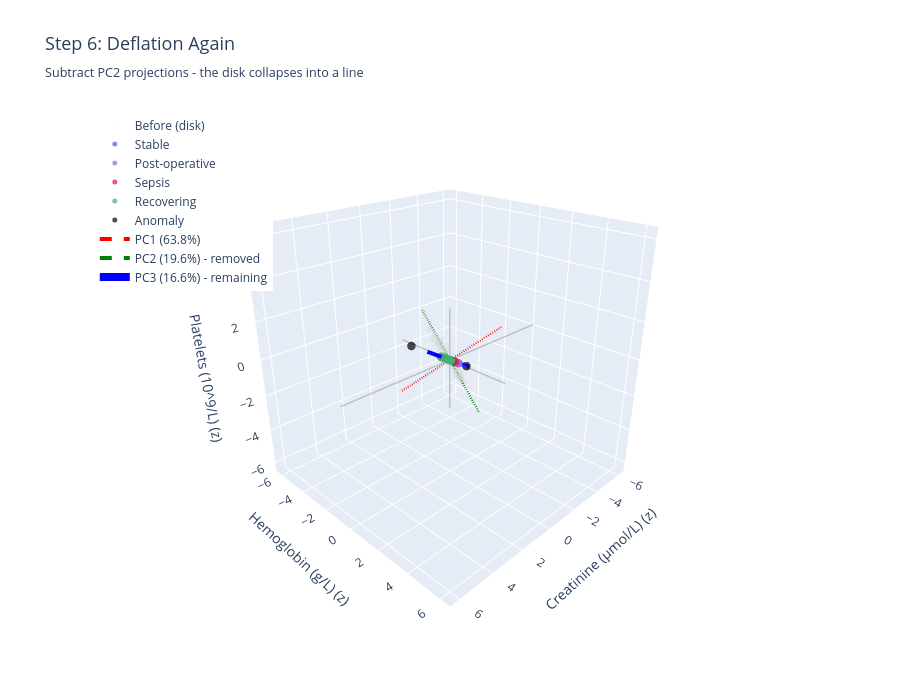

Notebook source saved alongside this figure:
### Markdown cell above
---

## Step 6: Deflation Again

Now we deflate again - subtracting the PC2 projections:
- The disk becomes a **line** along PC3
- Only the smallest variance remains
- This completes the pattern: football → disk → line

### Code cell
def plot_step_6_deflation_pc2(standardized_data, deflated_data, states, pca_model):
    """Step 6: Deflation again - subtract PC2 projections."""
    
    feature_names_3d = [FEATURE_NAMES[i] for i in SELECTED_3D_FEATURES]
    
    pc1 = pca_model.components_[0]
    pc2 = pca_model.components_[1]
    pc3 = pca_model.components_[2]
    
    var_pc1 = pca_model.explained_variance_ratio_[0] * 100
    var_pc2 = pca_model.explained_variance_ratio_[1] * 100
    var_pc3 = pca_model.explained_variance_ratio_[2] * 100
    
    # Project onto PC2 and subtract
    projections_pc2 = deflated_data @ pc2
    projected_points_pc2 = np.outer(projections_pc2, pc2)
    
    # Second deflation
    deflated_data_2 = deflated_data - projected_points_pc2
    
    fig = go.Figure()
    
    # Add centered axes
    add_centered_axes(fig, standardized_data)
    
    # Show disk data (faded)
    fig.add_trace(go.Scatter3d(
        x=deflated_data[:, 0], y=deflated_data[:, 1], z=deflated_data[:, 2],
        mode='markers',
        marker=dict(size=3, color='lightgray', opacity=0.2),
        name='Before (disk)'
    ))
    
    # Deflated data (now a line) colored by state
    for state in ['Stable', 'Post-operative', 'Sepsis', 'Recovering', 'Anomaly']:
        mask = states == state
        if not np.any(mask):
            continue
        
        fig.add_trace(go.Scatter3d(
            x=deflated_data_2[mask, 0], y=deflated_data_2[mask, 1], z=deflated_data_2[mask, 2],
            mode='markers',
            marker=dict(size=5, color=STATE_COLORS[state], opacity=0.7),
            name=f'{state}'
        ))
    
    # PC axes
    pc_scale = 3
    fig.add_trace(go.Scatter3d(
        x=[-pc_scale*pc1[0], pc_scale*pc1[0]],
        y=[-pc_scale*pc1[1], pc_scale*pc1[1]],
        z=[-pc_scale*pc1[2], pc_scale*pc1[2]],
        mode='lines',
        line=dict(color='red', width=4, dash='dash'),
        name=f'PC1 ({var_pc1:.1f}%)'
    ))
    
    fig.add_trace(go.Scatter3d(
        x=[-pc_scale*pc2[0], pc_scale*pc2[0]],
        y=[-pc_scale*pc2[1], pc_scale*pc2[1]],
        z=[-pc_scale*pc2[2], pc_scale*pc2[2]],
        mode='lines',
        line=dict(color='green', width=4, dash='dash'),
        name=f'PC2 ({var_pc2:.1f}%) - removed'
    ))
    
    fig.add_trace(go.Scatter3d(
        x=[-pc_scale*pc3[0], pc_scale*pc3[0]],
        y=[-pc_scale*pc3[1], pc_scale*pc3[1]],
        z=[-pc_scale*pc3[2], pc_scale*pc3[2]],
        mode='lines',
        line=dict(color='blue', width=8),
        name=f'PC3 ({var_pc3:.1f}%) - remaining'
    ))
    
    # Draw some arrows showing the subtraction
    # for i in range(0, len(deflated_data), 12):
    #     fig.add_trace(go.Scatter3d(
    #         x=[deflated_data[i, 0], deflated_data_2[i, 0]],
    #         y=[deflated_data[i, 1], deflated_data_2[i, 1]],
    #         z=[deflated_data[i, 2], deflated_data_2[i, 2]],
    #         mode='lines',
    #         line=dict(color='purple', width=2),
    #         showlegend=False
    #     ))
    
    # Calculate axis ranges - USE EQUAL RANGES to preserve perpendicularity!
    padding = 1.2
    max_range = np.abs(standardized_data).max() * padding
    x_range = y_range = z_range = max_range
    
    fig.update_layout(
        title=dict(
            text='Step 6: Deflation Again<br><sub>Subtract PC2 projections - the disk collapses into a line</sub>',
            font=dict(size=18)
        ),
        scene=dict(
            xaxis=dict(title=f'{feature_names_3d[0]} (z)', range=[-x_range, x_range]),
            yaxis=dict(title=f'{feature_names_3d[1]} (z)', range=[-y_range, y_range]),
            zaxis=dict(title=f'{feature_names_3d[2]} (z)', range=[-z_range, z_range]),
            camera=dict(eye=dict(x=1.5, y=1.5, z=1.0)),
            aspectmode='cube'
        ),
        width=900,
        height=700,
        legend=dict(x=0.02, y=0.98)
    )
    
    fig.show()
    
    print(f"Shape progression: 3D cloud → 2D disk → 1D line")
    print(f"\nVariance remaining: {var_pc3:.1f}% (only PC3)")
    print(f"All patient states are now collapsed along PC3 - the noise dimension.")
    
    return deflated_data_2

deflated_data_2 = plot_step_6_deflation_pc2(standardized_data, deflated_data, states, pca_model)

### Figure 1 — Plotly figure (JSON) as saved in the notebook; plotly's stock layout.template omitted (floating-point values rounded to 4 significant figures; data arrays with more than 128 entries replaced by an {"elided": "..."} marker saying what was removed)
{"data": [{"line": {"color": "gray", "width": 3}, "mode": "lines", "opacity": 0.4, "showlegend": false, "type": "scatter3d", "x": [-6.549, 6.549], "y": [0, 0], "z": [0, 0]}, {"line": {"color": "gray", "width": 3}, "mode": "lines", "opacity": 0.4, "showlegend": false, "type": "scatter3d", "x": [0, 0], "y": [-3.535, 3.535], "z": [0, 0]}, {"line": {"color": "gray", "width": 3}, "mode": "lines", "opacity": 0.4, "showlegend": false, "type": "scatter3d", "x": [0, 0], "y": [0, 0], "z": [-2.687, 2.687]}, {"marker": {"color": "lightgray", "opacity": 0.2, "size": 3}, "mode": "markers", "name": "Before (disk)", "type": "scatter3d", "x": {"elided": "142 float values"}, "y": {"elided": "142 float values"}, "z": {"elided": "142 float values"}}, {"marker": {"color": "royalblue", "opacity": 0.7, "size": 5}, "mode": "markers", "name": "Stable", "type": "scatter3d", "x": [0.229, -0.5134, -0.3201, -0.2583, -0.2673, 0.1604, -0.2881, -0.06895, 0.02129, -0.1421, -0.1126, 0.5323, -0.1773, -0.08291, -0.01999, -0.07736, -0.1576, 0.3418, -0.3134, -0.3006, 0.7093, 0.07658, -0.2064, -0.0527, 0.3569, 0.4071, -0.3811, -0.008839, -0.1312, 0.2089, 0.1446, 0.1539, 0.3308, -0.1356, -0.1583], "y": [0.09299, -0.2085, -0.13, -0.1049, -0.1085, 0.06514, -0.117, -0.028, 0.008646, -0.0577, -0.04572, 0.2161, -0.072, -0.03367, -0.008116, -0.03141, -0.064, 0.1388, -0.1273, -0.1221, 0.288, 0.03109, -0.0838, -0.0214, 0.1449, 0.1653, -0.1547, -0.003589, -0.05329, 0.08482, 0.05873, 0.06251, 0.1343, -0.05505, -0.06429], "z": [0.1462, -0.3278, -0.2044, -0.1649, -0.1707, 0.1024, -0.184, -0.04403, 0.0136, -0.09074, -0.0719, 0.3399, -0.1132, -0.05294, -0.01276, -0.0494, -0.1006, 0.2183, -0.2001, -0.192, 0.4529, 0.0489, -0.1318, -0.03365, 0.2279, 0.2599, -0.2433, -0.005644, -0.0838, 0.1334, 0.09235, 0.09829, 0.2112, -0.08657, -0.1011]}, {"marker": {"color": "mediumpurple", "opacity": 0.7, "size": 5}, "mode": "markers", "name": "Post-operative", "type": "scatter3d", "x": [-0.5964, -0.608, -0.1295, -0.7615, -0.163, -0.4131, -0.3227, -0.5917, -0.6486, -0.9647, -0.799, -0.7598, 0.1095, -0.2966, -1.001, -0.7101, -0.5868, -0.5863, -0.724, -0.3341, -0.4279, -0.8174, -0.558, -0.1658, -0.4499, -0.2556, -0.6219, 0.01714, -0.957, -0.7225, -0.7781, -0.7813, -0.3428, -0.3661, -0.4433], "y": [-0.2422, -0.2469, -0.05258, -0.3092, -0.06617, -0.1678, -0.131, -0.2403, -0.2634, -0.3917, -0.3244, -0.3085, 0.04444, -0.1204, -0.4066, -0.2883, -0.2383, -0.2381, -0.294, -0.1357, -0.1738, -0.3319, -0.2266, -0.06733, -0.1827, -0.1038, -0.2525, 0.006961, -0.3886, -0.2934, -0.3159, -0.3172, -0.1392, -0.1487, -0.18], "z": [-0.3808, -0.3882, -0.08269, -0.4862, -0.1041, -0.2638, -0.206, -0.3778, -0.4142, -0.616, -0.5102, -0.4851, 0.06989, -0.1894, -0.6395, -0.4534, -0.3747, -0.3744, -0.4623, -0.2133, -0.2732, -0.5219, -0.3563, -0.1059, -0.2872, -0.1632, -0.3971, 0.01095, -0.6111, -0.4613, -0.4968, -0.4988, -0.2189, -0.2338, -0.283]}, {"marker": {"color": "crimson", "opacity": 0.7, "size": 5}, "mode": "markers", "name": "Sepsis", "type": "scatter3d", "x": [-0.2524, 0.02187, -0.1537, 0.2099, -0.3021, 0.1999, 0.5594, 0.4068, -0.1028, -0.1526, -0.01545, 0.463, 0.1193, -0.04459, -0.1616, 0.2852, 1.035, 0.0147, 0.46, 0.405, 0.8095, 0.3738, 0.1402, -0.5571, 0.179, 0.3968, -0.06455, -0.07081, -0.08184, -0.07056, -0.02808, 0.1406, 0.3664, 0.4665, 0.605], "y": [-0.1025, 0.008881, -0.06241, 0.08524, -0.1227, 0.08117, 0.2272, 0.1652, -0.04174, -0.06196, -0.006274, 0.188, 0.04844, -0.01811, -0.0656, 0.1158, 0.4204, 0.005967, 0.1868, 0.1644, 0.3287, 0.1518, 0.05693, -0.2262, 0.0727, 0.1611, -0.02621, -0.02875, -0.03323, -0.02865, -0.0114, 0.05711, 0.1488, 0.1894, 0.2457], "z": [-0.1611, 0.01397, -0.09814, 0.134, -0.1929, 0.1276, 0.3572, 0.2598, -0.06564, -0.09744, -0.009866, 0.2957, 0.07617, -0.02847, -0.1032, 0.1821, 0.6611, 0.009384, 0.2937, 0.2586, 0.5169, 0.2387, 0.08952, -0.3557, 0.1143, 0.2534, -0.04122, -0.04521, -0.05226, -0.04506, -0.01793, 0.08981, 0.234, 0.2978, 0.3863]}, {"marker": {"color": "mediumseagreen", "opacity": 0.7, "size": 5}, "mode": "markers", "name": "Recovering", "type": "scatter3d", "x": [0.3786, 0.07162, 0.3936, 0.5277, 0.5117, 0.6274, 0.6188, 0.1668, 0.6576, 0.3532, 0.09871, 0.1495, -0.03388, 0.01103, 0.5165, 0.4712, 0.6159, 0.8796, 1.018, -0.1424, 0.07123, 0.2634, 0.09061, 0.0133, 0.4861, 0.3597, 0.3754, 0.2919, 0.4488, 0.2968, 0.3103, -0.06371, 0.1172, 0.2283, 0.499], "y": [0.1537, 0.02908, 0.1598, 0.2143, 0.2078, 0.2548, 0.2513, 0.06772, 0.267, 0.1434, 0.04008, 0.06069, -0.01376, 0.004477, 0.2097, 0.1913, 0.2501, 0.3572, 0.4135, -0.05784, 0.02892, 0.107, 0.03679, 0.005399, 0.1974, 0.146, 0.1524, 0.1185, 0.1822, 0.1205, 0.126, -0.02587, 0.04758, 0.0927, 0.2026], "z": [0.2417, 0.04573, 0.2513, 0.3369, 0.3267, 0.4006, 0.3951, 0.1065, 0.4199, 0.2255, 0.06303, 0.09544, -0.02164, 0.007041, 0.3298, 0.3009, 0.3932, 0.5617, 0.6502, -0.09095, 0.04548, 0.1682, 0.05786, 0.00849, 0.3104, 0.2297, 0.2397, 0.1864, 0.2866, 0.1895, 0.1981, -0.04068, 0.07481, 0.1458, 0.3186]}, {"marker": {"color": "black", "opacity": 0.7, "size": 5}, "mode": "markers", "name": "Anomaly", "type": "scatter3d", "x": [3.844, -2.065], "y": [1.561, -0.8383], "z": [2.455, -1.318]}, {"line": {"color": "red", "dash": "dash", "width": 4}, "mode": "lines", "name": "PC1 (63.8%)", "type": "scatter3d", "x": [-1.784, 1.784], "y": [1.691, -1.691], "z": [1.719, -1.719]}, {"line": {"color": "green", "dash": "dash", "width": 4}, "mode": "lines", "name": "PC2 (19.6%) - removed", "type": "scatter3d", "x": [-0.3046, 0.3046], "y": [-2.279, 2.279], "z": [1.927, -1.927]}, {"line": {"color": "blue", "width": 8}, "mode": "lines", "name": "PC3 (16.6%) - remaining", "type": "scatter3d", "x": [-2.392, 2.392], "y": [-0.9714, 0.9714], "z": [-1.528, 1.528]}], "layout": {"height": 700, "legend": {"x": 0.02, "y": 0.98}, "scene": {"aspectmode": "cube", "camera": {"eye": {"x": 1.5, "y": 1.5, "z": 1.0}}, "xaxis": {"range": [-6.549, 6.549], "title": {"text": "Creatinine (µmol/L) (z)"}}, "yaxis": {"range": [-6.549, 6.549], "title": {"text": "Hemoglobin (g/L) (z)"}}, "zaxis": {"range": [-6.549, 6.549], "title": {"text": "Platelets (10^9/L) (z)"}}}, "title": {"font": {"size": 18}, "text": "Step 6: Deflation Again<br><sub>Subtract PC2 projections - the disk collapses into a line</sub>"}, "width": 900}}
